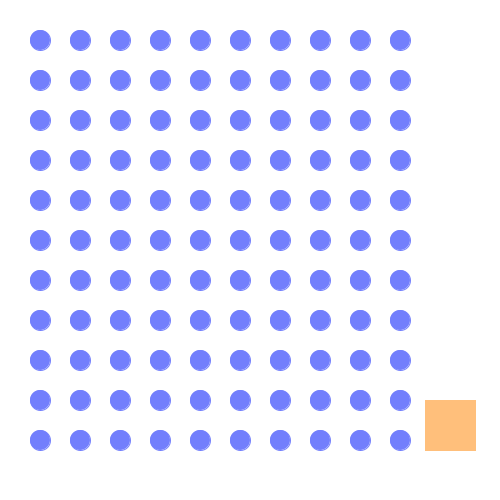
Frame 1 (no input)
Frame 60 (the mouse pressed at the canvas centre just before this capture): identical to frame 1, image omitted
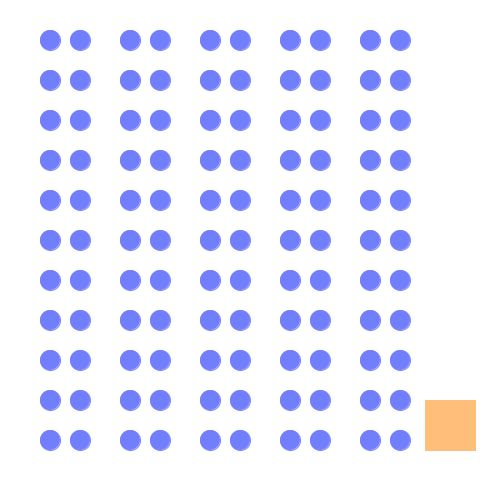
Frame 120 (the mouse held since frame 60 and released just before this capture)

The Processing sketch that drew these frames (run headless with seeded random() and noise(); from frame 60 on, the mouse is pressed at the canvas centre):

// Processing sketch: processing_119194
// ── processing_119194.pde

void setup()
{
size(500,500);
}

void draw()
{
background(255);
fill(114,127,252);
stroke(114,127,252);
//Zeile1 X1
ellipse(80,40,20,20);
ellipse(160,40,20,20);

ellipse(240,40,20,20);

ellipse(320,40,20,20);

ellipse(400,40,20,20);


//Zeile X2
ellipse(80,80,20,20);

ellipse(160,80,20,20);

ellipse(240,80,20,20);

ellipse(320,80,20,20);

ellipse(400,80,20,20);

//Zeile X3
ellipse(80,120,20,20);

ellipse(160,120,20,20);

ellipse(240,120,20,20);

ellipse(320,120,20,20);

ellipse(400,120,20,20);

//Zeile X4
ellipse(80,160,20,20);

ellipse(160,160,20,20);

ellipse(240,160,20,20);

ellipse(320,160,20,20);

ellipse(400,160,20,20);

// Zeile X5
ellipse(80,200,20,20);

ellipse(160,200,20,20);

ellipse(240,200,20,20);

ellipse(320,200,20,20);

ellipse(400,200,20,20);

//Zeile X6
ellipse(80,240,20,20);

ellipse(160,240,20,20);

ellipse(240,240,20,20);

ellipse(320,240,20,20);

ellipse(400,240,20,20);

//Zeile X7
ellipse(80,280,20,20);

ellipse(160,280,20,20);

ellipse(240,280,20,20);

ellipse(320,280,20,20);

ellipse(400,280,20,20);

//Zeile X8
ellipse(80,320,20,20);

ellipse(160,320,20,20);

ellipse(240,320,20,20);

ellipse(320,320,20,20);

ellipse(400,320,20,20);

//Zeile X9
ellipse(80,360,20,20);

ellipse(160,360,20,20);

ellipse(240,360,20,20);

ellipse(320,360,20,20);

ellipse(400,360,20,20);

//Zeile X10
ellipse(80,400,20,20);

ellipse(160,400,20,20);

ellipse(240,400,20,20);

ellipse(320,400,20,20);

ellipse(400,400,20,20);

//Zeile X11
ellipse(80,440,20,20);

ellipse(160,440,20,20);

ellipse(240,440,20,20);

ellipse(320,440,20,20);

ellipse(400,440,20,20);

//Zeile1 Y
pushMatrix();
translate(mouseX/25,0);
ellipse(40,40,20,20);
ellipse(40,80,20,20);
ellipse(40,120,20,20);
ellipse(40,160,20,20);
ellipse(40,200,20,20);
ellipse(40,240,20,20);
ellipse(40,280,20,20);
ellipse(40,320,20,20);
ellipse(40,360,20,20);
ellipse(40,400,20,20);
ellipse(40,440,20,20);
popMatrix();

//Zeile Y2
pushMatrix();
translate(mouseX/25,0);
ellipse(120,40,20,20);
ellipse(120,80,20,20);
ellipse(120,120,20,20);
ellipse(120,160,20,20);
ellipse(120,200,20,20);
ellipse(120,240,20,20);
ellipse(120,280,20,20);
ellipse(120,320,20,20);
ellipse(120,360,20,20);
ellipse(120,400,20,20);
ellipse(120,440,20,20);
popMatrix();

//Zeile Y3
pushMatrix();
translate(mouseX/25,0);
ellipse(200,40,20,20);
ellipse(200,80,20,20);
ellipse(200,120,20,20);
ellipse(200,160,20,20);
ellipse(200,200,20,20);
ellipse(200,240,20,20);
ellipse(200,280,20,20);
ellipse(200,320,20,20);
ellipse(200,360,20,20);
ellipse(200,400,20,20);
ellipse(200,440,20,20);
popMatrix();

//Zeile Y4
pushMatrix();
translate(mouseX/25,0);
ellipse(280,40,20,20);
ellipse(280,80,20,20);
ellipse(280,120,20,20);
ellipse(280,160,20,20);
ellipse(280,200,20,20);
ellipse(280,240,20,20);
ellipse(280,280,20,20);
ellipse(280,320,20,20);
ellipse(280,360,20,20);
ellipse(280,400,20,20);
ellipse(280,440,20,20);
popMatrix();

//Zeile Y5
pushMatrix();
translate(mouseX/25,0);
ellipse(360,40,20,20);
ellipse(360,80,20,20);
ellipse(360,120,20,20);
ellipse(360,160,20,20);
ellipse(360,200,20,20);
ellipse(360,240,20,20);
ellipse(360,280,20,20);
ellipse(360,320,20,20);
ellipse(360,360,20,20);
ellipse(360,400,20,20);
ellipse(360,440,20,20);
popMatrix();

pushMatrix();
translate(450,425);
rectMode(CENTER);
float my_angle = map(mouseX, 0, width, 0, 2*PI);
rotate(my_angle);
fill(255,191,123);
stroke(255,191,123);
rect(0,0,50,50);
popMatrix();

}
